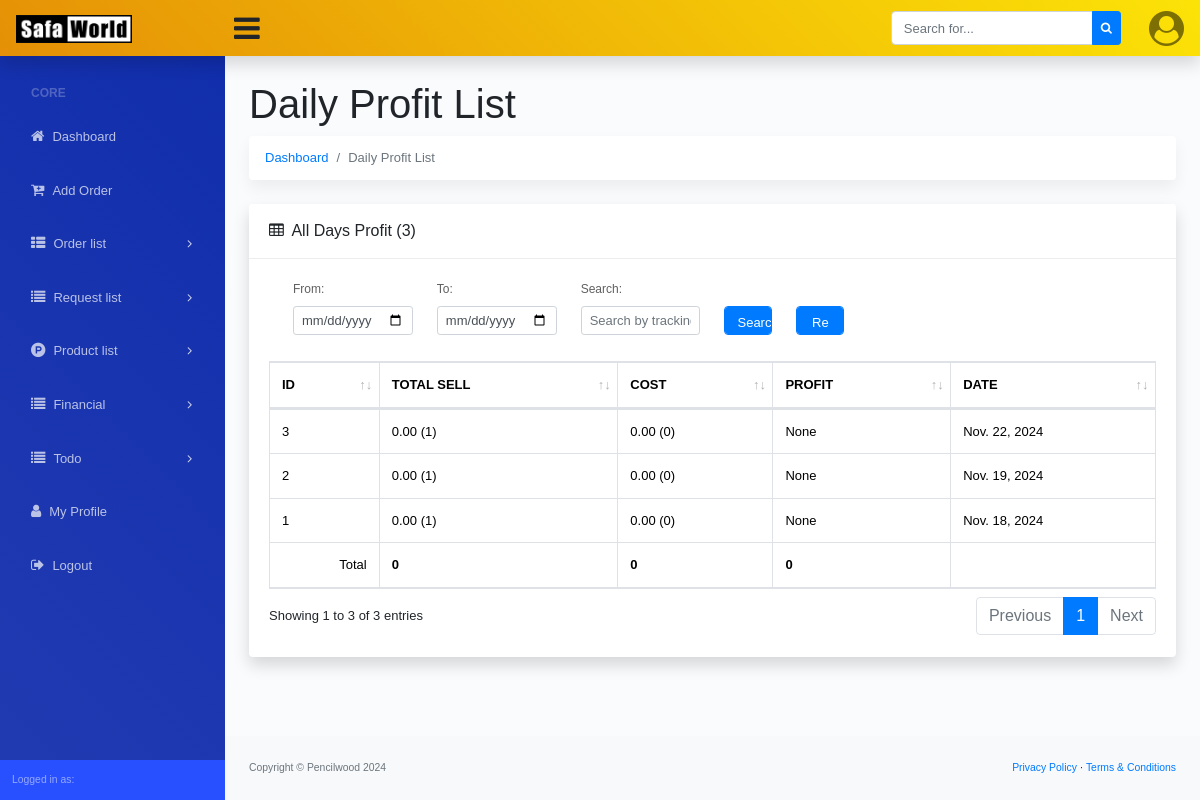
Page /daily-profit/ on the earlier database version.
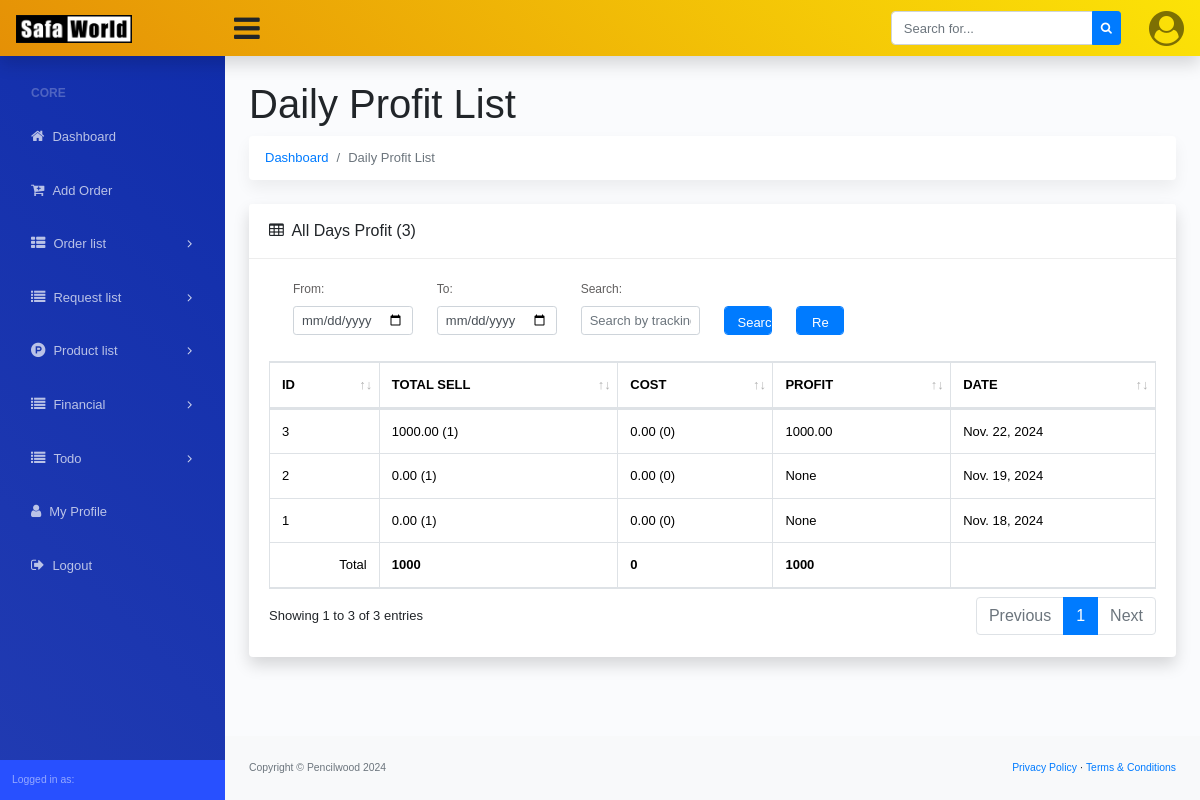
Same page on the later database version.
### dashboard/models.py (models this page shows, shortened)
class Daily_Profit(models.Model):
    orders = models.ManyToManyField(Order)
    costs = models.ManyToManyField(Maintenance_Cost)
    cost = models.DecimalField(max_digits=10, decimal_places=2, blank=True, null=True)
    total_sell = models.DecimalField(max_digits=10, decimal_places=2, blank=True, null=True)
    profit = models.DecimalField(max_digits=10, decimal_places=2, blank=True, null=True)
    date = models.DateField()
    last_update = models.DateField(auto_now=True)
    class Meta:
        ordering = ['-date']

### dashboard/views.py (the view)
# urls.py: path('daily-profit/', DailyProfitListView.as_view(), name='daily_profit_list'),
class DailyProfitListView(ListView):
    model = Daily_Profit
    template_name = 'daily_profit/list.html'
    context_object_name = 'profits'
    ordering = ['-date']
    paginate_by = 10
    def get_queryset(self):
        queryset = super().get_queryset()
        start_date = self.request.GET.get('start_date')
        end_date = self.request.GET.get('end_date')
        search_query = self.request.GET.get('search')
        if start_date:
            start_date = parse_date(start_date)
            queryset = queryset.filter(date__gte=start_date)
        if end_date:
            end_date = parse_date(end_date)
            queryset = queryset.filter(date__lte=end_date)
        if search_query:
            queryset = queryset.filter(
                Q(note__icontains=search_query) |
                Q(date__icontains=search_query)
            )
        return queryset
    def get_context_data(self, **kwargs):
        context = super().get_context_data(**kwargs)
        queryset = self.get_queryset()
        today = localdate()
        context['today_profit_added'] = queryset.filter(date=today).exists()
        context['total_sell_amount'] = queryset.aggregate(Sum('total_sell'))['total_sell__sum'] or 0
        context['total_cost'] = queryset.aggregate(Sum('cost'))['cost__sum'] or 0
        context['total_profit'] = queryset.aggregate(Sum('profit'))['profit__sum'] or 0
        return context

### dashboard/context_processor.py (called while the page is built)
def website_settings(request):
    website_setting = Site_Settings.objects.all().first()
    return {'website_setting': website_setting}

### templates/daily_profit/list.html (shortened to what the changed rows need)
{% extends '../base.html' %}
{% block dashboard_body %}
<main>
    <div class="container-fluid">
        <h1 class="mt-4">Daily Profit List</h1>
        <div class="row">
            <div class="col-xl-12">
                <div class="card mb-4">
                    <div class="card-body">
                        <div class="table-responsive">
                            <div id="dataTable_wrapper" class="dataTables_wrapper dt-bootstrap4 no-footer">
                                <div class="row">
                                    <div class="col-sm-12">
                                        <table class="table table-bordered dataTable no-footer" id="dataTable"
                                            width="100%" cellspacing="0" role="grid" aria-describedby="dataTable_info"
                                            style="width: 100%;">
                                            <thead>
                                                <tr class="text-uppercase" role="row">
                                                    <th class="sorting" tabindex="0" aria-controls="dataTable"
                                                        rowspan="1" colspan="1"
                                                        aria-label="ID: activate to sort column ascending"
                                                        style="width: fixed;">ID</th>
                                                    <th class="sorting" tabindex="0" aria-controls="dataTable"
                                                        rowspan="1" colspan="1"
                                                        aria-label="Total Sell: activate to sort column ascending" ">Total Sell</th>
                                                    <th class=" sorting" tabindex="0" aria-controls="dataTable"
                                                        rowspan="1" colspan="1"
                                                        aria-label="Cost: activate to sort column ascending" ">Cost</th>
                                                    <th class=" sorting" tabindex="0" aria-controls="dataTable"
                                                        rowspan="1" colspan="1"
                                                        aria-label="Profit: activate to sort column ascending" ">Profit</th>
                                                    <th class=" sorting" tabindex="0" aria-controls="dataTable"
                                                        rowspan="1" colspan="1"
                                                        aria-label="Date: activate to sort column ascending">
                                                        Date</th>
                                                </tr>
                                            </thead>
                                            <tbody>
                                                {% if profits %}
                                                {% for profit in profits %}
                                                <tr role="row" class="odd">
                                                    <td>
                                                        {{profit.id}}
                                                    </td>
                                                    <td>
                                                        {{profit.total_sell}} ({{profit.orders.count}})
                                                    </td>
                                                    <td>
                                                        {{profit.cost}} ({{profit.costs.count}})
                                                    </td>
                                                    <td>
                                                        {{profit.profit}}
                                                    </td>
                                                    <td>
                                                        {{profit.date}}
                                                    </td>
                                                </tr>
                                                {% endfor %}
                                                {% else %}
                                                <tr class="row" class="odd">
                                                    <td colspan="6">
                                                        Not Found
                                                    </td>
                                                </tr>
                                                {% endif %}
                                            </tbody>
                                            <tfoot>
                                                <tr role="row" class="odd">
                                                    <td><strong>{{ total_sell_amount }}</strong></td>
                                                    <td><strong>{{ total_profit }}</strong></td>
                                                </tr>
                                            </tfoot>
                                        </table>
                                    </div>
                                </div>
                            </div>
                        </div>
                    </div>
                </div>
            </div>
        </div>
    </div>
</main>
{% endblock dashboard_body %}

Differences in the rows shown:
changed Daily_Profit "Nov. 22, 2024": total_sell "0.00" → "1000.00"; profit "None" → "1000.00"
Other differences:
{{ total_sell_amount }}: "0" → "1000"
{{ total_profit }}: "0" → "1000"
